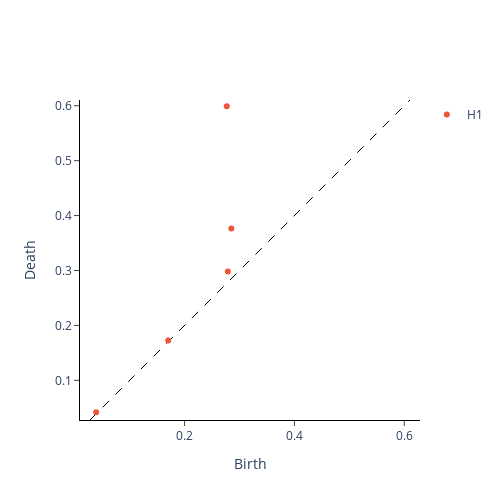

This figure's notebook cell:
### Code cell
dissim_diagrams_plot = gtda.plotting.plot_diagram(dissim_diagrams[print_obj])
display(dissim_diagrams_plot)
dissim_diagrams_plot.write_image(file = f"{subj}/{exp}/dissim_diagram.svg", format = "svg")

### Figure 1 — Plotly figure (JSON) as saved in the notebook; plotly's stock layout.template omitted (floating-point values rounded to 4 significant figures)
{"data": [{"hoverinfo": "none", "line": {"color": "black", "dash": "dash", "width": 1}, "mode": "lines", "showlegend": false, "type": "scatter", "x": [0.02776, 0.6104], "y": [0.02776, 0.6104]}, {"hoverinfo": "text", "hovertext": ["(0.2851247191429138, 0.3764666020870209)", "(0.2787771224975586, 0.2982059717178345)", "(0.27678388357162476, 0.5992441177368164)", "(0.170174703001976, 0.17230652272701263)", "(0.03896733745932579, 0.04184963181614876)"], "mode": "markers", "name": "H1", "type": "scatter", "x": [0.2851, 0.2788, 0.2768, 0.1702, 0.03897], "y": [0.3765, 0.2982, 0.5992, 0.1723, 0.04185]}, {"hoverinfo": "text", "hovertext": [], "mode": "markers", "name": "H2", "type": "scatter", "x": [], "y": []}, {"hoverinfo": "text", "hovertext": [], "mode": "markers", "name": "H3", "type": "scatter", "x": [], "y": []}, {"hoverinfo": "text", "hovertext": [], "mode": "markers", "name": "H4", "type": "scatter", "x": [], "y": []}, {"hoverinfo": "text", "hovertext": [], "mode": "markers", "name": "H5", "type": "scatter", "x": [], "y": []}], "layout": {"height": 500, "plot_bgcolor": "white", "width": 500, "xaxis": {"autorange": false, "exponentformat": "e", "linecolor": "black", "linewidth": 1, "mirror": false, "range": [0.02776, 0.6104], "showexponent": "all", "showline": true, "side": "bottom", "ticks": "outside", "title": {"text": "Birth"}, "type": "linear", "zeroline": true}, "yaxis": {"autorange": false, "exponentformat": "e", "linecolor": "black", "linewidth": 1, "mirror": false, "range": [0.02776, 0.6104], "scaleanchor": "x", "scaleratio": 1, "showexponent": "all", "showline": true, "side": "left", "ticks": "outside", "title": {"text": "Death"}, "type": "linear", "zeroline": true}}}
